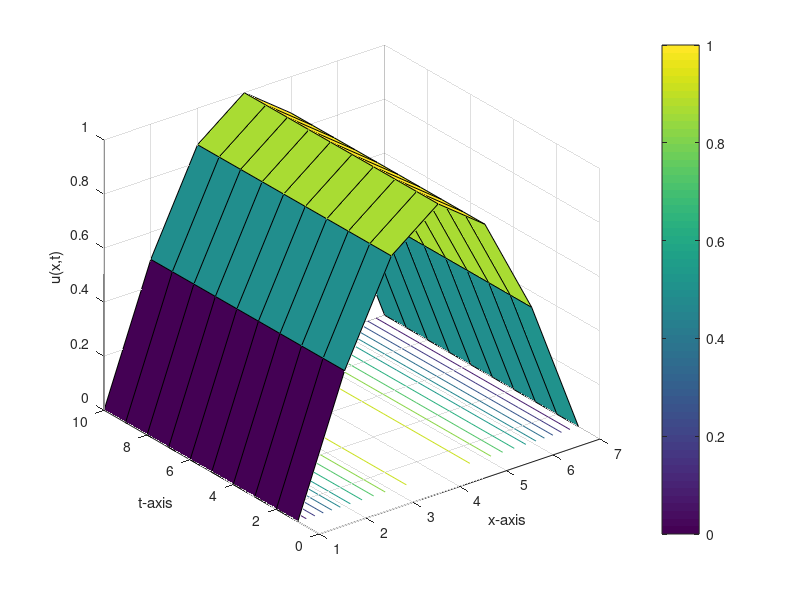
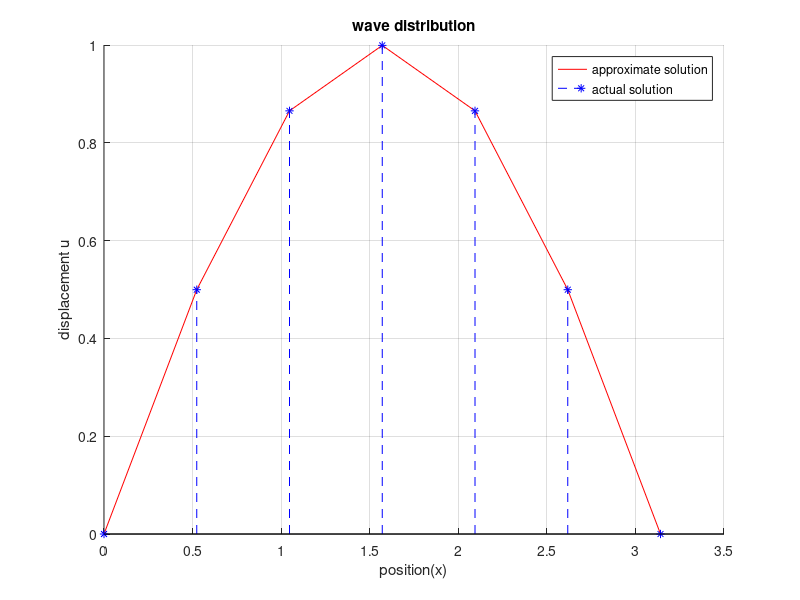

Here is the MATLAB script that generated these plots, in order:
% Approximate the one dimensional wave equation
%
% d^2u/dt^2 = d^2u/dx^2,   0 < x < pi,  t > 0
%
% which is subject to the initial conditions
% u(x,0) = sin(x)   and   du(x,0)/dt = 0   for all 0 <= x <= pi
%
% and the boundary conditions
% u(0,t) = u(pi,t) = 0,   t > 0
%
% and compare the result at t = 0.04 to the actual solution
% u(x,t) = cos(t)*sin(x)

function wave2
clc
clf
clear all
c=1;
a=0;
b=pi;
tf=0.04;
n=7;
m=10;
C1=0;
C2=0;
h=(b-a)/(n-1);
k=(tf-0)/(m-1);
r=(c*k)/h;
s1=1-r^2;
s2=2-2*r^2;
u=zeros(n,m);
for j=1:m
    u(1,j)=C1;
    u(n,j)=C2;
end
for i=2:n-1
    u(i,1)=f(a+(i-1)*h);
    u(i,2)=s1*f(a+h*(i-1))+k*g(a+h*(i-1))+(r^2)/2*(f(a+(i-2)*h)+f(a+i*h));
end
for j=3:m
    for i=2:n-1
        u(i,j)=s2*u(i,j-1)-u(i,j-2)+(r^2)*(u(i+1,j-1)+u(i-1,j-1));
    end
end
disp('Result=')
num2str(u')
figure (1)
surfc(u')
colorbar
grid on
xlabel('x-axis');
ylabel('t-axis');
zlabel('u(x,t)');
hold off
figure(2)
x=linspace(a, b, n);
title('wave distribution');
hold on
grid on
xlabel('position(x)');
ylabel('displacement u');
sum=0.0;
for i=1:n
    v1(i)=u(i,m);%approximate solution depends on the value of m
    v2(i)=cos(tf)*sin(x(i)); %Exact solution at t=0.04
    sum=sum+(v1(i)-v2(i))*(v1(i)-v2(i));
end
rmse=sqrt(sum/length(v1))
plot(x,v1,'-r')
hold on
stem(x,v2,'--*b')
grid on
legend('approximate solution','actual solution');
hold off
function z=f(x)
z=sin(x);
function b=g(x)
b=0;
